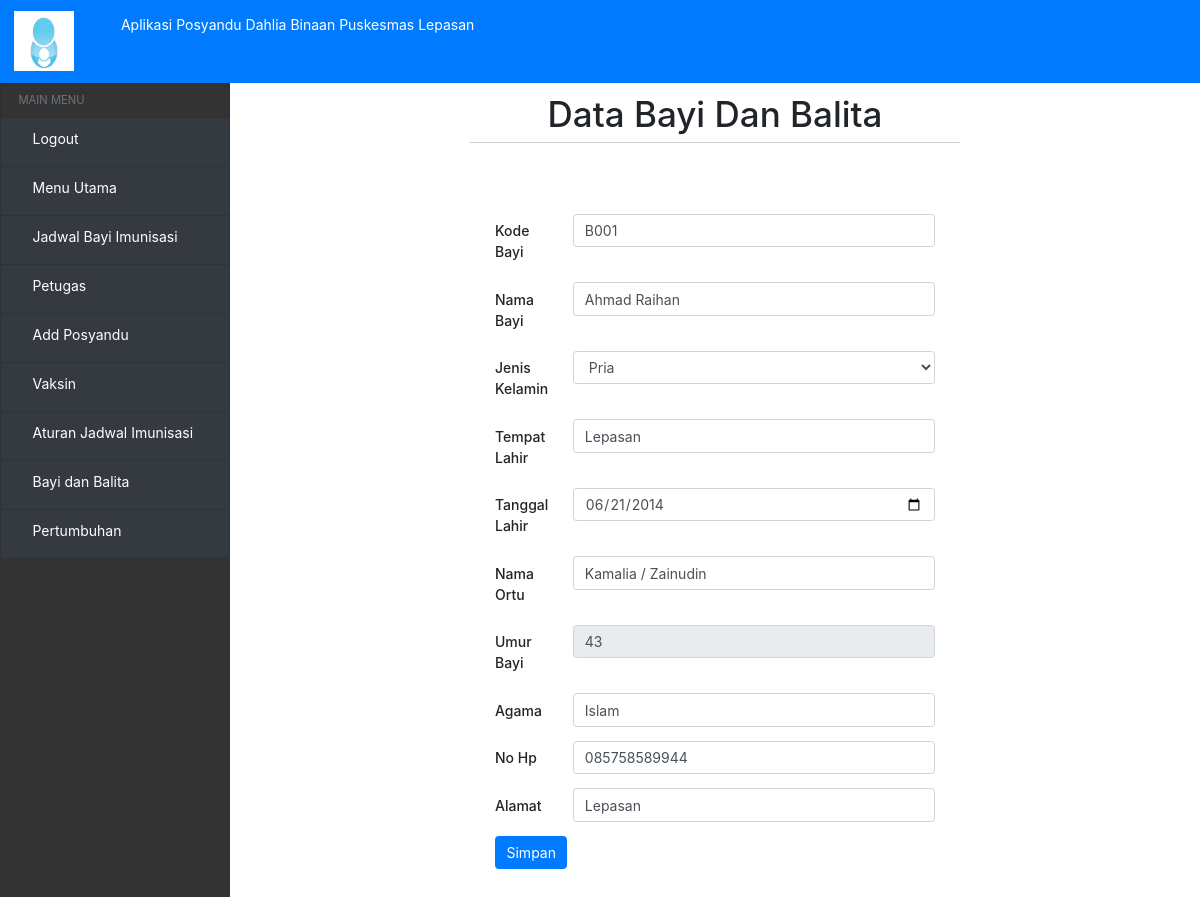
Before: /?view=rubah-bayi&kode=B001 (signed in) with the older database file.
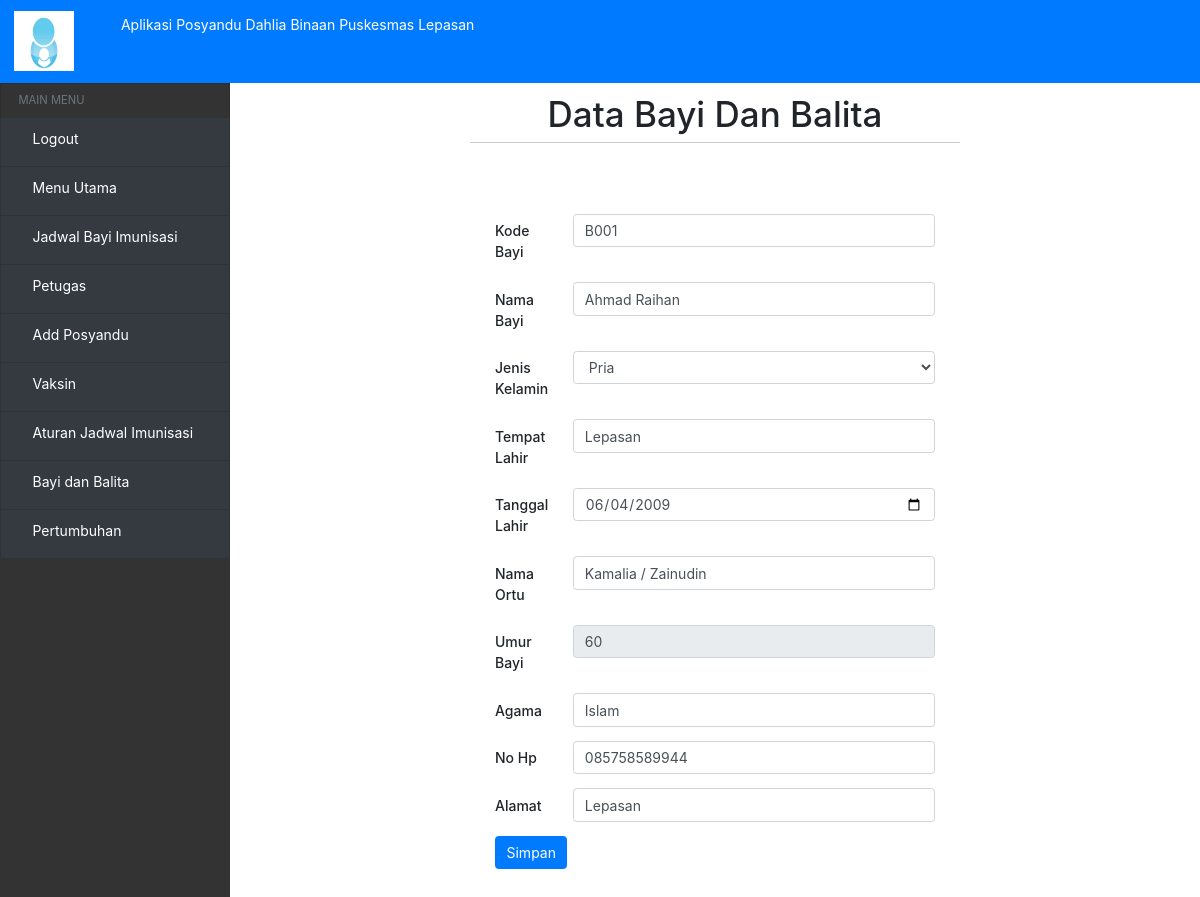
After: the same page with the newer database file.
### tables this page shows
CREATE TABLE `bayi` (
  `Kode_bayi` varchar(10) NOT NULL,
  `Nama_bayi` varchar(30) NOT NULL,
  `Jekel` varchar(10) NOT NULL,
  `Tempat_lahir` varchar(20) NOT NULL,
  `Tanggal_lahir` date NOT NULL,
  `Nama_ortu` varchar(30) NOT NULL,
  `Umur_bayi` int(10) NOT NULL,
  `Agama` varchar(20) NOT NULL,
  `No_hp` varchar(15) NOT NULL,
  `Alamat` varchar(50) NOT NULL,
  `posyandu` varchar(100) NOT NULL
);

### models/admin.php (called while the page is built, shortened)
<?php
class Admin
{
  private $mysqli;
  function __construct($mysqli)
  {
    $this->mysqli = $mysqli;
  }
public function rubahBayi($id)
 {
   $db = $this->mysqli->conn;
   $query = $db->query("SELECT * FROM bayi WHERE Kode_bayi = '$id' ") or die ($db->error);
   return $query;
 }
}
?>

### view/bayi-belita/rubah-bayi.php (the view, shortened to what this page needs)
<?php if (@$_SESSION['user']) { ?>
<?php
$id = $_GET['kode'];
$data = $objAdmin->rubahBayi($id);
$a = $data->fetch_object();
 ?>
 <div class="header-hal">
   <h1>Data Bayi Dan Balita</h1>
     <hr>
 </div>
 <div class="form">
     <form method="post" action="">
       <div class="form-group row">
         <label for="staticEmail" class="col-sm-2 col-form-label" >Kode Bayi</label>
         <div class="col-sm-10">
             <input class="form-control" type="text" placeholder="Kode bayi" name="kode_bayi" value="<?= $a->Kode_bayi ?>">
         </div>
       </div>
       <div class="form-group row">
           <label for="staticEmail" class="col-sm-2 col-form-label" >Nama Bayi</label>
           <div class="col-sm-10">
               <input class="form-control" type="text" placeholder="Nama bayi" name="nama_bayi" value="<?= $a->Nama_bayi ?>">
           </div>
       </div>
       <div class="form-group row">
           <label for="staticEmail" class="col-sm-2 col-form-label" >Jenis Kelamin</label>
           <div class="col-sm-10">
               <select class="form-control" id="exampleFormControlSelect1" name="jekel" value="<?= $a->Jekel ?>">
                 <option value="pria">Pria</option>
               </select>
           </div>
       </div>
       <div class="form-group row">
           <label for="staticEmail" class="col-sm-2 col-form-label" >Tempat Lahir</label>
           <div class="col-sm-10">
               <input class="form-control" type="text" placeholder="Tempat lahir" name="tempat_lahir" value="<?= $a->Tempat_lahir ?>">
           </div>
       </div>
       <div class="form-group row">
           <label for="staticEmail" class="col-sm-2 col-form-label" >Tanggal Lahir</label>
           <div class="col-sm-10">
               <input class="form-control" type="date" placeholder="" name="tl" value="<?= $a->Tanggal_lahir ?>">
           </div>
       </div>
       <div class="form-group row">
           <label for="staticEmail" class="col-sm-2 col-form-label" >Nama Ortu</label>
           <div class="col-sm-10">
               <input class="form-control" type="text" placeholder="Nama ortu" name="nama_ortu" value="<?= $a->Nama_ortu ?>">
           </div>
       </div>
       <div class="form-group row">
           <label for="staticEmail" class="col-sm-2 col-form-label" >Umur Bayi</label>
           <div class="col-sm-10">
               <input class="form-control" type="text" placeholder="Umur bayi" name="umur_bayi" value="<?= $a->Umur_bayi ?>" disabled>
           </div>
       </div>
       <div class="form-group row">
           <label for="staticEmail" class="col-sm-2 col-form-label" >Agama</label>
           <div class="col-sm-10">
               <input class="form-control" type="text" placeholder="Agama" name="agama" value="<?= $a->Agama ?>">
           </div>
       </div>
       <div class="form-group row">
           <label for="staticEmail" class="col-sm-2 col-form-label" >No Hp</label>
           <div class="col-sm-10">
               <input class="form-control" type="text" placeholder="No hp" name="no_hp" value="<?= $a->No_hp ?>">
           </div>
       </div>
       <div class="form-group row">
           <label for="staticEmail" class="col-sm-2 col-form-label" >Alamat</label>
           <div class="col-sm-10">
               <input class="form-control" type="text" placeholder="Alamat" name="alamat" value="<?= $a->Alamat ?>">
           </div>
       </div>
       <button type="submit" class="btn btn-primary" name="simpanBayi">Simpan</button>
     </form>
 </div>
<?php }  ?>

Changed rows visible on the page:
changed bayi "Ahmad Raihan": tl "06/21/2014" → "06/04/2009"; umur_bayi "43" → "60"
